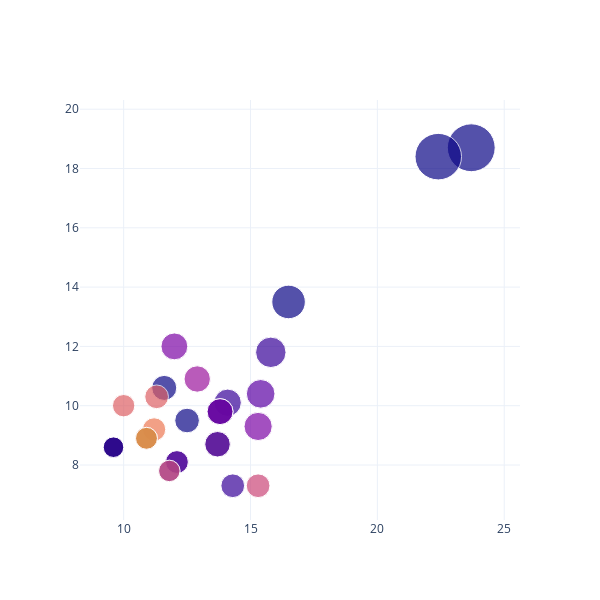

Notebook source saved alongside this figure:
### Code cell
fig = go.Figure(
    data=[go.Scatter(
            x=data_top20['Total'] + data_top20['Score'],
            y=data_top20['Gold'] + data_top20['Score'],
            mode='markers',
            text=data_top20['Athlete'],
            marker=dict(
                size=data_top20['Score']**2*10,
                sizemode='area',
                sizemin=4,
                color = data_top20['ccode']
            )
        )]
)
fig.update_layout(width=600, height=600,template = 'plotly_white')
# fig.show()

### Figure 1 — Plotly figure (JSON) as saved in the notebook; plotly's stock layout.template omitted (floating-point values rounded to 4 significant figures)
{"data": [{"marker": {"color": [0, 0, 0, 1, 2, 3, 1, 3, 4, 0, 1, 3, 5, 1, 0, 0, 6, 1, 7, 8, 4, 1, 7, 9, 2, 10, 11, 4, 3, 12, 0, 1, 1, 4, 0], "size": [1145.0, 1082.0, 562.5, 462.4, 409.6, 396.9, 372.1, 360, 348.1, 336.4, 336.4, 336.4, 324.9, 324.9, 313.6, 302.5, 280.9, 280.9, 280.9, 270.4, 260.1, 260.1, 250, 240.1, 240.1, 240.1, 230.4, 230.4, 211.6, 211.6, 211.6, 211.6, 211.6, 211.6, 211.6], "sizemin": 4, "sizemode": "area"}, "mode": "markers", "text": ["BJOERNDALEN, Ole Einar", "DAEHLIE, Björn", "BJOERGEN, Marit", "PECHSTEIN, Claudia", "JERNBERG, Sixten", "SMETANINA, Raisa", "GROSS, Ricco", "SKOBLIKOVA, Lidiya", "THUNBERG, Clas", "AAMODT, Kjetil Andre", "FISCHER, Sven", "KULAKOVA, Galina", "KANIA, Karin", "NIEMANN-STIRNEMANN, Gunda", "ALSGAARD, Thomas", "BALLANGRUD, Ivar", "BELMONDO, Stefania", "DISL, Uschi", "BLAIR, Bonnie", "KOSTELIC, Janica", "HAKULINEN, Veikko", "WILHELM, Kati", "HEIDEN, Eric", "LAZUTINA, Larissa", "SVAN, Gunde Anders", "WANG, Meng", "KRAMER, Sven", "MÄNTYRANTA, Eero", "GRISHIN, Yevgeny", "HEFFORD, Jayna", "KOSS, Johann Olav", "KUSKE, Kevin", "LANGE, Andre", "NYKANEN, Matti", "SVENDSEN, Emil Hegle"], "type": "scatter", "x": [23.7, 22.4, 16.5, 15.8, 15.4, 15.3, 14.1, 12, 12.9, 13.8, 13.8, 13.8, 13.7, 13.7, 11.6, 12.5, 15.3, 14.3, 11.3, 11.2, 12.1, 12.1, 10, 10.9, 10.9, 10.9, 11.8, 11.8, 9.6, 9.6, 9.6, 9.6, 9.6, 9.6, 9.6], "y": [18.7, 18.4, 13.5, 11.8, 10.4, 9.3, 10.1, 12, 10.9, 9.8, 9.8, 9.8, 8.7, 8.7, 10.6, 9.5, 7.3, 7.3, 10.3, 9.2, 8.1, 8.1, 10, 8.9, 8.9, 8.9, 7.8, 7.8, 8.6, 8.6, 8.6, 8.6, 8.6, 8.6, 8.6]}], "layout": {"height": 600, "width": 600}}
